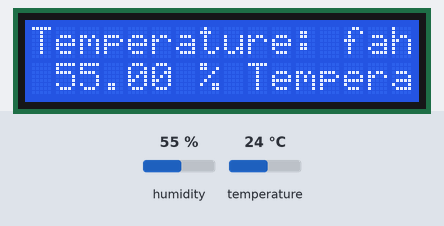
Bench run of a sketch on a simulated Arduino Uno, built with avr-gcc and run on an emulated ATmega328P. Shown: 16×2 character LCD. The inputs (shaded band) are chosen by the test bench; at power-on: temperature 24 °C, humidity 55 %.

Above: at 1.2 s.
1.3 s: temperature set to 12 °C
At 6.2 s:
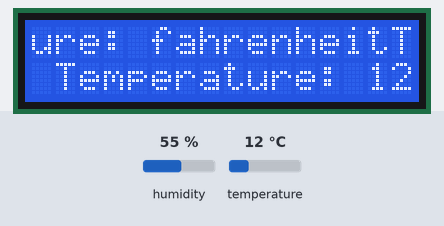
11.6 s: humidity set to 22 %
At 21.3 s:
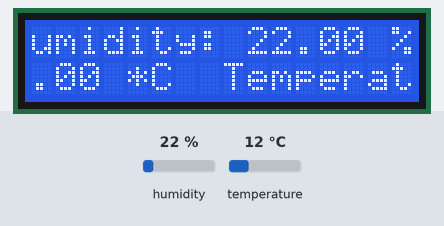
21.7 s: humidity set to 40 %
At 26.4 s:
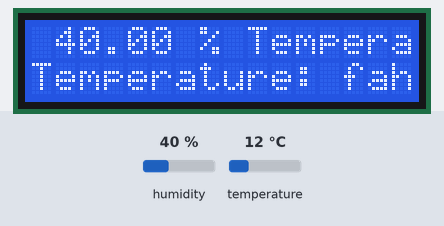
31.7 s: temperature set to 19 °C
At 36.4 s:
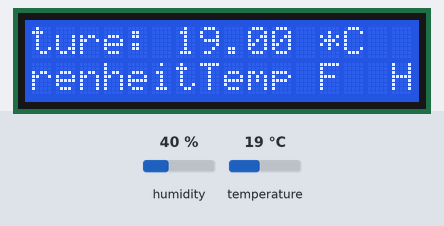
Timing chart, 0 to 37.9 s (numbered marks = the images above; inputs shaded):
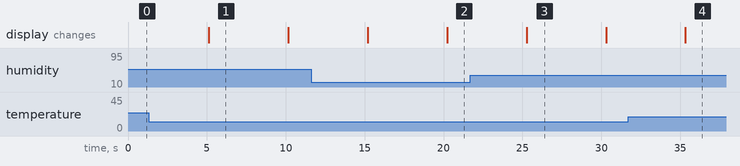

The sketch:

DHT_LCD_DD_v2.ino
```cpp
//Modified by Dan Davis, public domain.
//modified to get DHT11 sensor to dispaly on LCD : 2 lines , 16 pins, and either F or C degrees
// modified sketches  from  Peter Dalmaris, Lee Assam, and Hive-RD blog

#include "LiquidCrystal.h"

#include "DHT.h"

#define DHTTYPE DHT11 // DHT's signal pin   feeds data to Arduino Analog input A0

#define DHTPIN A0 //defines Arduino UNO analog pin A0


DHT dht(DHTPIN,DHTTYPE);

LiquidCrystal lcd(3,4,5,6,11,12,13,14,15,16); //interface pin list, note LCD pins 7,8,9,10 are not used

//LCD pin configuration:

//LCD 1 to breadboard negative power rail
//LCD 2 to breadboard positive power rail
//LCD 3 to potentiometer centre pin // this helps to change the LCD brightness
//LCD 4 to Arduino Digital Pin 12 // Arduino sends LCD data (LCD character coordinates)
//LCD 5 to breadboard negative power rail
//LCD 6 to Arduino Digital Pin 11 // Arduino sends LCD data (LCD initiate command)
//LCD 11 to Arduino Digital Pin 5 // Arduino sends LCD data
//LCD 12 to Arduino Digital Pin 4 // Arduino sends LCD data
//LCD 13 to Arduino Digital Pin 3 // Arduino sends LCD data
//LCD 14 to Arduino Digital Pin 2 // Arduino sends LCD data
//LCD 15 to lead wire to 220 ohm resistor and then second lead wire  from 220 ohm resistor to breadboard positive power rail
//LCD 16 to breadboard negative power rail


//potentiometer pin configuration:

//Potentiometer positive pin to breadboard positive power rail
//Potentiometer negative pin to breadboard negative power rail
//Arduino GND to breadboard negative power rail
//Arduino 5v to breadboard positive power rail

// DHT 11 Sensor, tempearure and huidity sensor

//DHT11 positive pin to breadboard positive power rail
//DHT11 negative pin to breadboard negative power rail
//DHT11 Signal  pin to Arduino Analog A0 // data stream  from DHT11 to Arduino


void setup() {
  // put your setup code here, to run once:

   lcd.begin(16,2); //Defines LCD rows : 16 rows by 2  lines display

}

void loop() {
  // put your main code here, to run repeatedly:
// Reading temperature or humidity takes about 250 milliseconds!
  // Sensor readings may also be up to 2 seconds 'old' (its a very slow sensor)
  float h = dht.readHumidity();
  float t = dht.readTemperature();

  // check if returns are valid, if they are NaN (not a number) then something went wrong!
  if (isnan(t) || isnan(h)) {
    lcd.println("Failed to read from DHT");
  } else {
   //Uncomment these lines if you prefer to use the Fahrenheit scale
   //instead of Celsius. Remember to change line 44 so that the
   //symbol is "F" instead of "C"
    //float fahrenheitTemp = t * 9.0/5.0+32.0;
   lcd.print("Temperature: ");
   lcd.print("fahrenheitTemp");
   lcd.println(" F");    lcd.print("Humidity: ");
   lcd.print(h);
   lcd.print(" %\t");
   lcd.print("Temperature: ");
   lcd.print(t);
   lcd.println(" *C");
  }
    delay(5000);  //Insert a 5sec delay between readings
}
```

Measured:
- what the display in image 1 shows lasts 5.1 s, from 5.1 s to 10.2 s
